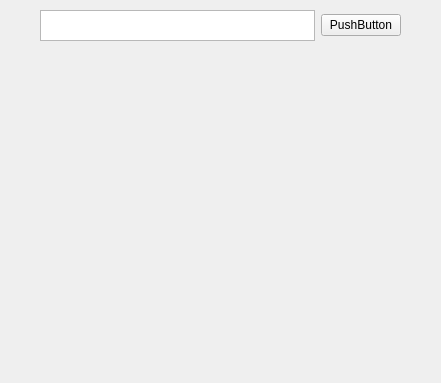
<?xml version="1.0" encoding="UTF-8"?>
<ui version="4.0">
 <class>Form</class>
 <widget class="QWidget" name="Form">
  <property name="geometry">
   <rect>
    <x>0</x>
    <y>0</y>
    <width>441</width>
    <height>383</height>
   </rect>
  </property>
  <property name="windowTitle">
   <string>统计薪资</string>
  </property>
  <widget class="QWidget" name="">
   <property name="geometry">
    <rect>
     <x>40</x>
     <y>10</y>
     <width>361</width>
     <height>31</height>
    </rect>
   </property>
   <layout class="QGridLayout" name="gridLayout">
    <item row="0" column="0">
     <widget class="QPlainTextEdit" name="plainTextEdit"/>
    </item>
    <item row="0" column="1">
     <widget class="QPushButton" name="pushButton">
      <property name="text">
       <string>PushButton</string>
      </property>
     </widget>
    </item>
   </layout>
  </widget>
 </widget>
 <resources/>
 <connections/>
</ui>
